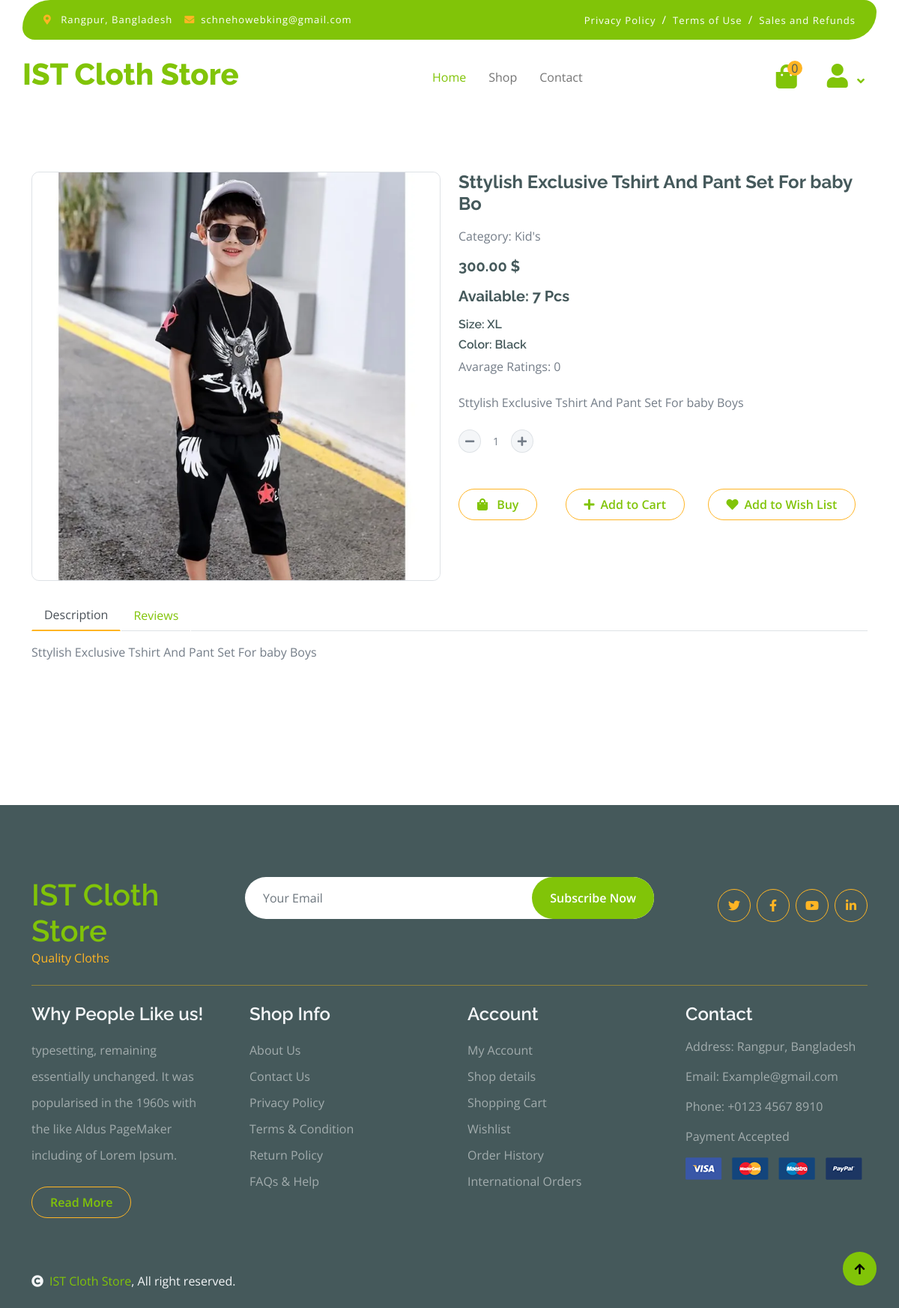
The app's page /shop/details/24/ with its own data.
### products/models.py (models this page shows, shortened)
class Product(models.Model):
    name = models.CharField(max_length=50)
    price = models.DecimalField(max_digits=10, decimal_places=2)
    quantity = models.IntegerField()
    description = models.TextField()
    category = models.ForeignKey(Category, on_delete=models.CASCADE)
    size = models.ForeignKey(Size, on_delete=models.CASCADE)
    color = models.ForeignKey(Color, on_delete=models.CASCADE)
    image = models.ImageField(upload_to="products/media/", blank=True, null=True)

### categories/models.py (models this page shows)
class Category(models.Model):
    name = models.CharField(max_length=100)
    image = models.ImageField(upload_to="categories/media/", blank=True, null=True)
    slug = models.SlugField(max_length=100,unique=True, null=True, blank=True)
    def __str__(self):
        return self.name

class Size(models.Model):
    name = models.CharField(max_length=100)
    slug = models.SlugField(max_length=100,unique=True, null=True, blank=True)
    def __str__(self):
        return self.name

class Color(models.Model):
    name = models.CharField(max_length=100)
    slug = models.SlugField(max_length=100,unique=True, null=True, blank=True)
    def __str__(self):
        return self.name

### products/views.py (the view)
# urls.py: path('details/<int:product_id>/', views.ProductDetailsPageView.as_view(), name="productDetailspage"),
class ProductDetailsPageView(DetailView):
    model = Product
    template_name = './products/product_details.html'
    pk_url_kwarg = 'product_id'
    def get_context_data(self, **kwargs):
        context = super().get_context_data(**kwargs)
        product = self.get_object()
        if self.request.user.is_authenticated:
            user_has_bought_product = Purchase.objects.filter(user=self.request.user, product=product).first()
            can_add_review = user_has_bought_product.user_id == self.request.user.id if user_has_bought_product else False
        else:
            user_has_bought_product = None
            can_add_review = False
        reviews = Review.objects.filter(product=product)
        average_rating = reviews.aggregate(avg_rating=Avg('rating'))['avg_rating'] or 0
        review_form = ReviewForm
        context['reviews'] = reviews
        context['can_add_review'] = can_add_review
        context['review_form'] = review_form
        context['average_rating'] = average_rating
        return context

### islamiyahtechclothshop/context_processors.py (called while the page is built)
def cart_item_count(request):
    if request.user.is_authenticated and request.user.is_active:
        count = CartItem.objects.filter(cart__user=request.user).count()
        return {"cart_item_count": count}
    return {}

### products/templates/products/product_details.html (shortened to what this page needs)
{% extends 'base.html' %}
{% block content %}
 <div class="container-fluid pt-lg-5 mt-5">
    <div class="container py-5">
        {% include 'messages.html' %}
        <div class="row g-4 mb-5">
            <div class="col-lg-12 col-xl-12">
                <div class="row g-4">
                    <div class="col-lg-6">
                        <div class="border rounded">
                            <a href="#">
                                <img src="{{product.image.url}}" class="img-fluid rounded" alt="Image">
                            </a>
                        </div>
                    </div>
                    <div class="col-lg-6">
                        <h4 class="fw-bold mb-3">{{product.name}}</h4>
                        <p class="mb-3">Category: {{product.category}}</p>
                        <h5 class="fw-bold mb-3">{{product.price}} $</h5>
                        <h5 class="fw-bold mb-3"> Available: {{product.quantity}} Pcs</h5>
                        <h6 class=""> Size: {{product.size}}</h6>
                        <h6 class=""> Color: {{product.color}}</h6>
                        <div class="d-flex mb-4">
                            Avarage Ratings: {{ average_rating }}
                        </div>
                        <p class="mb-4">{{product.description}}</p>
                        <div class="input-group quantity mb-5" style="width: 100px;">
                            <div class="input-group-btn">
                                <button class="btn btn-sm btn-minus rounded-circle bg-light border" >
                                    <i class="fa fa-minus"></i>
                                </button>
                            </div>
                            <input name="quantity" type="text" class="form-control form-control-sm text-center border-0" value="1">
                            <div class="input-group-btn">
                                <button class="btn btn-sm btn-plus rounded-circle bg-light border">
                                    <i class="fa fa-plus"></i>
                                </button>
                            </div>
                        </div>
                        <div class="row">
                            <div class="col-md-3">
                                <form action="{% url 'buy_product' product.id %}" method="POST">
                                    <button type="submit" class="btn border border-secondary rounded-pill px-4 py-2 mb-4 text-primary"> <i class="fa fa-shopping-bag me-2 text-primary"> </i> Buy</button>
                                </form>
                            </div>
                           <div class="col-md-4">
                            <form method="post" action="{% url 'add_to_cart' product.id %}">
                                <button type="submit" class="btn border border-secondary rounded-pill px-4 py-2 mb-4 text-primary"><i class="fa fa-plus me-2 text-primary"> </i>Add to Cart</button>
                            </form>
                           </div>
                           <div class="col-md-5">
                            <form method="post" action="{% url 'add_to_wishlist' product.id %}">
                                <button type="submit" class="btn border border-secondary rounded-pill px-4 py-2 mb-4 text-primary"><i class="fa fa-heart me-2 text-primary"> </i>Add to Wish List</button>
                            </form>
                           </div>
                        </div>
                    </div>
                    <div class="col-lg-12">
                        <nav>
                            <div class="nav nav-tabs mb-3">
                                <button class="nav-link active border-white border-bottom-0" type="button" role="tab"
                                    id="nav-about-tab" data-bs-toggle="tab" data-bs-target="#nav-about"
                                    aria-controls="nav-about" aria-selected="true">Description</button>
                                <button class="nav-link border-white border-bottom-0" type="button" role="tab"
                                    id="nav-mission-tab" data-bs-toggle="tab" data-bs-target="#nav-mission"
                                    aria-controls="nav-mission" aria-selected="false">Reviews</button>
                            </div>
                        </nav>
                        <div class="tab-content mb-5">
                            <div class="tab-pane active" id="nav-about" role="tabpanel" aria-labelledby="nav-about-tab">
                                <p>{{product.description}}</p>
                            </div>
                        </div>
                    </div>
                </div>
            </div>
        </div>
    </div>
</div>
{% endblock %}

### core/static/css/style.css (style rules this page uses)
.btn { font-weight: 600; transition: .5s; }
.btn.border-secondary { transition: 0.5s; }
.nav.nav-tabs .nav-link.active { border-bottom: 2px solid #FFB524 !important; }

### records on screen
Product: image (picture), name "Sttylish Exclusive Tshirt And Pant Set For baby Bo", category "Kid's", price "300.00", quantity "7", size "XL", color "Black", description "Sttylish Exclusive Tshirt And Pant Set For baby Boys"

### other values on screen
{{ average_rating }} "0"
